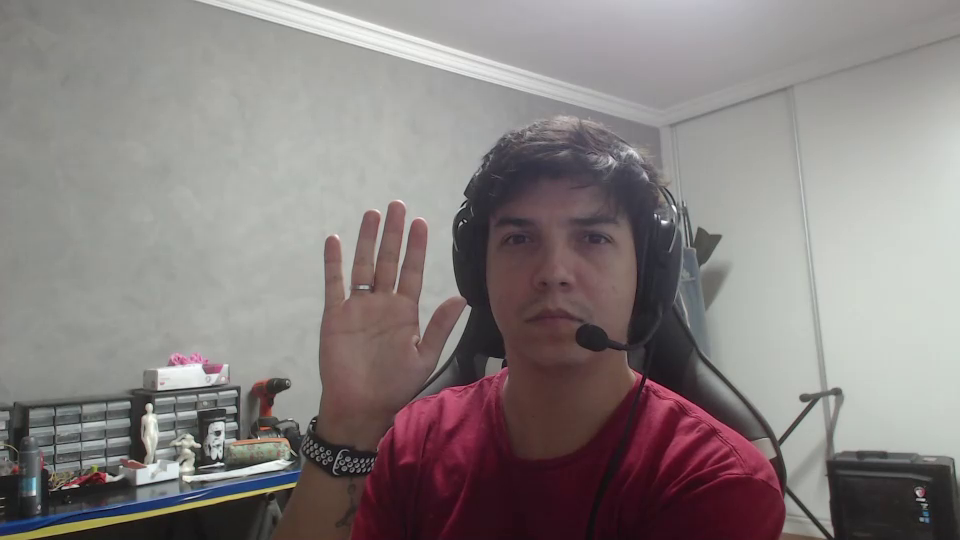
#> input picture frame 14 of video_menor.mp4, 960 x 540 px
$ python fluxo.py
#> lines starting #> are read from the running program, lines starting #| are printed output that depends on the picture
### PedroScripts/classes.py
# Code to Perform Block Matching

import numpy as np
import cv2
import os

debug = True

class Estimador:
    def __init__(self, inicial, final, tamBloco=8, tamAreaBusca=7) -> None:
        self.tamBloco = tamBloco
        self.tamAreaBusca = tamAreaBusca
        self.frameInicial, self.frameFinal = self.lendoEPreparandoImagem(inicial, final)


    # [5 lines left out: function YCrCb2BGR, not called in this run]

    def BGR2YCrCb(self, imagem):
        """
        Converts numpy imagem into from BGR to YCrCb color space
        """
        return cv2.cvtColor(imagem, cv2.COLOR_YCrCb2BGR)

    def segmentarImagem(self, imagem):
        """
        Calcula quantos macroblocos 'cabem' na imagem
        Isso é importante para conseguir cropar a imagem para um tamanho que vai ser bem recebido pelo resto do algoritmo

        @param imagem: I-Frame
        @return: Quantas linhas e colunas, respectivamente, de macroblocos cabem na imagem
        """
        h, w = imagem.shape
        hSegments = int(h / self.tamBloco)
        wSegments = int(w / self.tamBloco)

        return hSegments, wSegments

    def getCentro(self, x, y):
        """
        Transpõe coordenadas do tipo top-left para coordenadas centrais de um bloco

        @param x, y: Coordenadas x e y, respectivamente, do canto superior esquerdo
        @return: Coordenadas x e y, respectivamente, do centro do macrobloco
        """
        return (int(x + self.tamBloco/2), int(y + self.tamBloco/2))

    def getAreaDeBuscaInicial(self, x:int, y:int, frameInicial:np.ndarray) -> np.ndarray:
        """
        Retorna fatia do frame inicial correspondente ao macrobloco na imagem final,
        adicionando um padding de tabAreaBusca pixels em cada direção.

        @param x, y: Coordenadas do canto superior esquerdo no macrobloco atual do frame final
        @param frameInicial: Frame inicial
        @return: ndarray contendo área de busca
        """
        h, w = frameInicial.shape
        cx, cy = self.getCentro(x, y)

        sx = max(0, cx-int(self.tamBloco/2)-self.tamAreaBusca) # ensure search area is in bounds
        sy = max(0, cy-int(self.tamBloco/2)-self.tamAreaBusca) # and get top left corner of search area

        # slice inicialframe within bounds to produce inicialsearch area
        areaBuscaInicial = frameInicial[sy:min(sy+self.tamAreaBusca*2+self.tamBloco, h), sx:min(sx+self.tamAreaBusca*2+self.tamBloco, w)]

        return areaBuscaInicial

    def getMacroblocoFrameInicial(self, p, areaInicial, macroblocoFinal):
        """
        Usa a área de busca para retornar o macrobloco no frame inicial correspondente ao macrobloco no frame final

        @param p: x,y Coordenadas do CENTRO do macrobloco escolhido
        @param areaInicial: Área de busca no frame inicial
        @param macroblocoFinal: macrobloco do frame final, para comparação
        @return: macrobloco que foi removido da área de busca, centrado em p
        """
        px, py = p # coordinates of macroblock center
        px, py = px-int(self.tamBloco/2), py-int(self.tamBloco/2) # get top left corner of macroblock
        px, py = max(0,px), max(0,py) # ensure macroblock is within bounds

        macroblocoInicial = areaInicial[py:py+self.tamBloco, px:px+self.tamBloco] # retrive macroblock from inicialsearch area


        try:
            assert macroblocoInicial.shape == macroblocoFinal.shape # must be same shape

        except Exception as e:
            print(e)
            print(f"ERROR - ABLOCK SHAPE: {macroblocoInicial.shape} != TBLOCK SHAPE: {macroblocoFinal.shape}")

        return macroblocoInicial

    def getMAD(self, blocoA, blocoB):
        """
        Calcula o Mean Absolute Difference entre duas matrizes
        """
        return np.sum(np.abs(np.subtract(blocoA, blocoB)))/(blocoA.shape[0]*blocoA.shape[1])

    def getMelhorBloco(self, macroblocoFinal, areaInicial): #3 Step Search
        """
        Implemented 3 Step Search. Read about it here: https://en.wikipedia.org/wiki/Block-matching_algorithm#Three_Step_Search

        @param macroblocoFinal: macrobloco do frame final
        @param areaInicial: Área de busca no frame inicial
        @return: macrobloco contido na área de busca que apresentou a menor MAD
        """
        step = 4
        ah, aw = areaInicial.shape
        acy, acx = int(ah/2), int(aw/2) # get center of inicialsearch area

        minMAD = float("+inf")
        minP = None

        while step >= 1:
            p1 = (acx, acy)
            p2 = (acx+step, acy)
            p3 = (acx, acy+step)
            p4 = (acx+step, acy+step)
            p5 = (acx-step, acy)
            p6 = (acx, acy-step)
            p7 = (acx-step, acy-step)
            p8 = (acx+step, acy-step)
            p9 = (acx-step, acy+step)
            pointList = [p1,p2,p3,p4,p5,p6,p7,p8,p9] # retrieve 9 search points

            for p in range(len(pointList)):
                macroblocoInicial = self.getMacroblocoFrameInicial(pointList[p], areaInicial, macroblocoFinal) # get inicialmacroblock
                MAD = self.getMAD(macroblocoFinal, macroblocoInicial) # determine MAD
                if MAD < minMAD: # store point with minimum mAD
                    minMAD = MAD
                    minP = pointList[p]

            step = int(step/2)

        px, py = minP # center of inicialblock with minimum MAD
        px, py = px - int(self.tamBloco / 2), py - int(self.tamBloco / 2) # get top left corner of minP
        px, py = max(0, px), max(0, py) # ensure minP is within bounds
        matchBlock = areaInicial[py:py + self.tamBloco, px:px + self.tamBloco] # retrieve best macroblock from inicialsearch area

        return matchBlock


    def construirFrameEstimado(self):
        """
        Itera sobre todos os macroblocos do frameFinal fazendo a estimação e compensação em relação ao frameInicial,
        e cria o frameEstimado a partir da realocação dos macroblocos.
        @return: Frame predito por estimação e compensação de movimento
        """
        h, w = self.frameInicial.shape
        hSegments, wSegments = self.segmentarImagem(self.frameInicial)


        frameEstimado = np.ones((h, w))*255
        bcount = 0
        for y in range(0, int(hSegments*self.tamBloco), self.tamBloco):
            for x in range(0, int(wSegments*self.tamBloco), self.tamBloco):
                bcount+=1
                macroblocoFinal = self.frameFinal[y:y+self.tamBloco, x:x+self.tamBloco] #get current macroblock

                areaDeBuscaInicial = self.getAreaDeBuscaInicial(x, y, self.frameInicial) #get inicialsearch area

                #print("AnchorSearchArea: ", areaDeBuscaInicial.shape)

                macroblocoInicial = self.getMelhorBloco(macroblocoFinal, areaDeBuscaInicial) #get best inicialmacroblock
                frameEstimado[y:y+self.tamBloco, x:x+self.tamBloco] = macroblocoInicial #add inicialblock to estimado frame

                # [6 lines of commented-out code are left out]

        assert bcount == int(hSegments*wSegments) #check all macroblocks are accounted for

        self.frameEstimado = frameEstimado
        return frameEstimado

    def getResidual(self):
        """Create residual frame from inicial,frame - frameEstimado frame"""
        self.frameResidual = np.subtract(self.frameFinal, self.frameEstimado)
        return self.frameResidual

    # >>>>>>>>>>>>>>>>>>>>>>>>>>>.
    # Image Compression
    # return: residual_loss
    # >>>>>>>>>>>>>>>>>>>>>>>>>>>


    # [19 lines left out: functions reconstuirImagem, showImages, getResidualMetric, not called in this run]

    def lendoEPreparandoImagem(self, inicial, final):

        if isinstance(inicial, str) and isinstance(final, str):
            frameInicial = self.BGR2YCrCb(cv2.imread(inicial))[:, :, 0] # get luma component
            frameFinal = self.BGR2YCrCb(cv2.imread(final))[:, :, 0] # get luma component

        elif isinstance(inicial, np.ndarray) and isinstance(final, np.ndarray):
            frameInicial = self.BGR2YCrCb(inicial)[:, :, 0] # get luma component
            frameFinal = self.BGR2YCrCb(final)[:, :, 0] # get luma component

        else:
            raise ValueError

        #resize frame to fit segmentation
        hSegments, wSegments = self.segmentarImagem(frameInicial)
        frameInicial = cv2.resize(frameInicial, (int(wSegments*self.tamBloco), int(hSegments*self.tamBloco)))
        frameFinal = cv2.resize(frameFinal, (int(wSegments*self.tamBloco), int(hSegments*self.tamBloco)))

        #if debug:
            #print(f"A SIZE: {frameInicial.shape}")
            #print(f"T SIZE: {frameFinal.shape}")


        return (frameInicial, frameFinal)

# [40 lines left out: function main, not called in this run]

# [7 lines that do not run on import are left out]

### fluxo.py
from PedroScripts.classes import *
from compress import *
import cv2
from tqdm import tqdm


'''anchorPath = "testImages/frame12.png"
targetPath = "testImages/frame13.png"
est = Estimador(anchorPath,targetPath)'''

TAMANHO_BLOCO = 24
FATOR_COMPRESSAO = 50
TAMANHO_AREA_BUSCA = 7

OUTPUT_FOLDER = 'vinframes/'

video = cv2.VideoCapture('video_menor.mp4')
n_pFrames = 4
frame_width = int(video.get(cv2.CAP_PROP_FRAME_WIDTH))
frame_height = int(video.get(cv2.CAP_PROP_FRAME_HEIGHT))

videofps = video.get(cv2.CAP_PROP_FPS)
videoframecount = int(video.get(cv2.CAP_PROP_FRAME_COUNT))

#Lendo o primeiro frame para pegar alguns metadados
ok, i_frame = video.read()
#> i_frame is the input picture: shape (540, 960, 3); mean B, G, R 127.6, 128.4, 135.9
estimador = Estimador(i_frame, i_frame, TAMANHO_BLOCO, TAMANHO_AREA_BUSCA)
#> in BGR2YCrCb, `return cv2.cvtColor(imagem, cv2.COLOR_YCrCb2BGR)`:
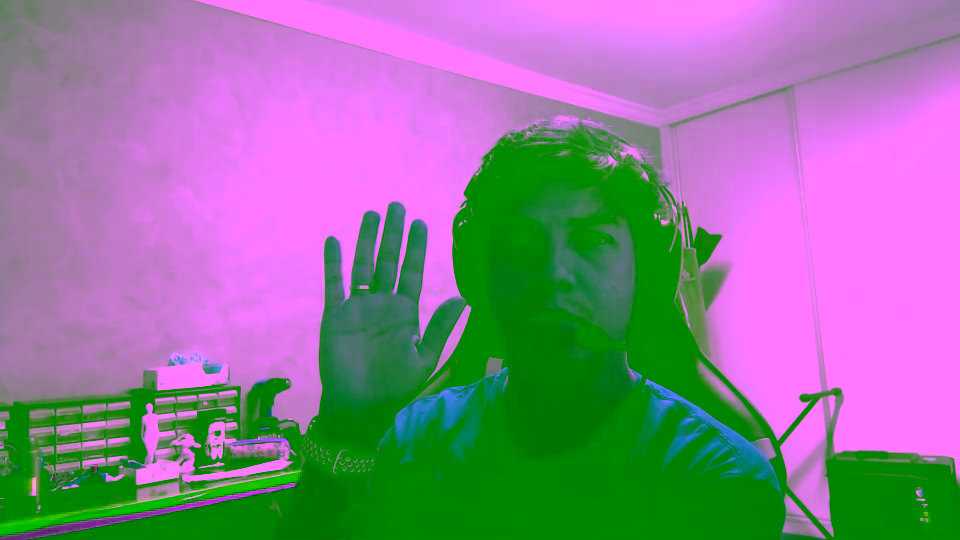
#> returned value: shape (540, 960, 3); mean B, G, R 148.8, 124.7, 140.5
#> in lendoEPreparandoImagem, `frameInicial = self.BGR2YCrCb(inicial)[:, :, 0]`:
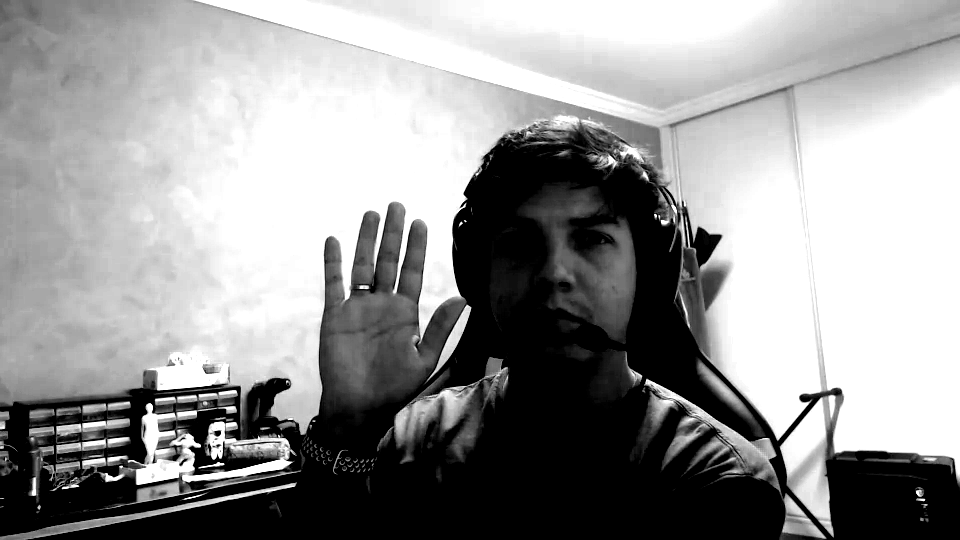
#> frameInicial: shape (540, 960); min 0, max 255, mean 148.8
#> in lendoEPreparandoImagem, `hSegments, wSegments = self.segmentarImagem(frameInicial)`: hSegments = 22; wSegments = 40
height, width = estimador.frameInicial.shape
#> height = 528; width = 960
#cv2.imwrite(f'{output_folder}{4*"0"}i.png',i_frame)


# Define the codec and create VideoWriter object
fourcc = cv2.VideoWriter_fourcc(*'fmp4') # Be sure to use lower case

for i in tqdm(range(1,videoframecount-1)):
    ok, cur_frame = video.read()
    if i%n_pFrames == 0:
        i_frame = cur_frame
        estimador = Estimador(i_frame, cur_frame, TAMANHO_BLOCO, TAMANHO_AREA_BUSCA)
        cv2.imwrite(f'{output_folder}{i:04}i.jpeg',estimador.frameInicial)
        cv2.imshow('janela', estimador.frameInicial)
    else:
        estimador = Estimador(i_frame, cur_frame, TAMANHO_BLOCO, TAMANHO_AREA_BUSCA)
        frameEstimado = estimador.construirFrameEstimado()
        residual = estimador.getResidual()

#> (the run stopped early here; a loop or call above may not have finished)

$ run again, starting later in the video
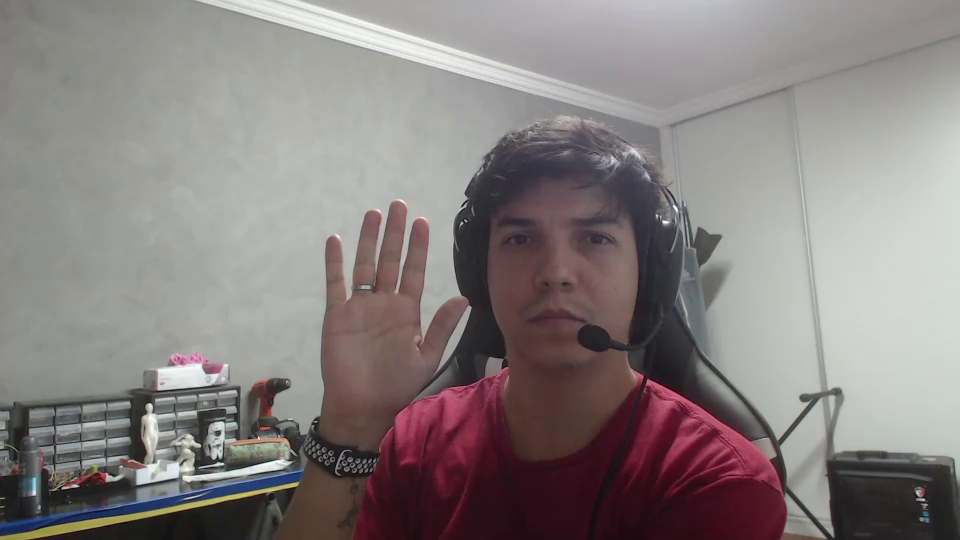
#> input picture frame 63 of video_menor.mp4, 960 x 540 px
#> i_frame is the input picture: shape (540, 960, 3); mean B, G, R 127.7, 128.4, 135.8
#> in BGR2YCrCb, `return cv2.cvtColor(imagem, cv2.COLOR_YCrCb2BGR)`:
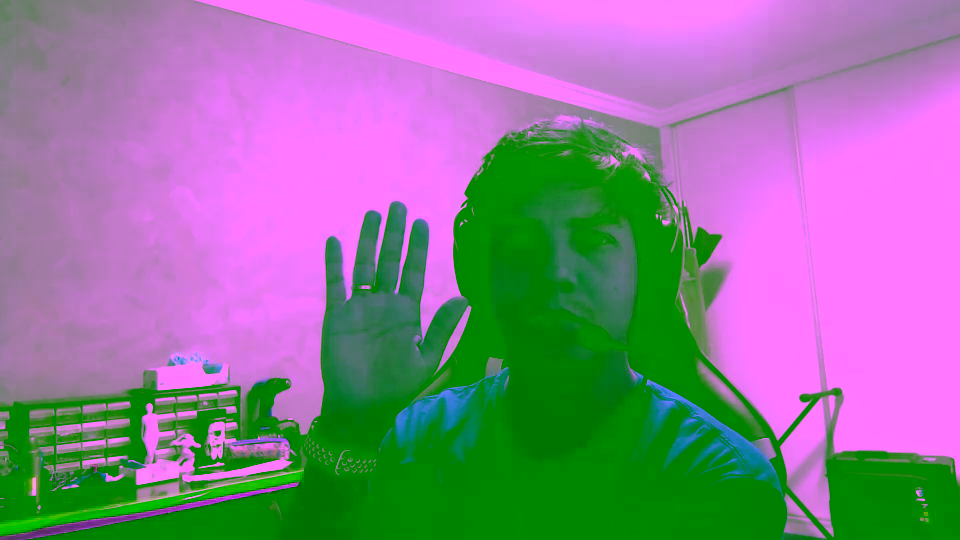
#> returned value: shape (540, 960, 3); mean B, G, R 148.8, 124.7, 140.6
#> in lendoEPreparandoImagem, `frameInicial = self.BGR2YCrCb(inicial)[:, :, 0]`:
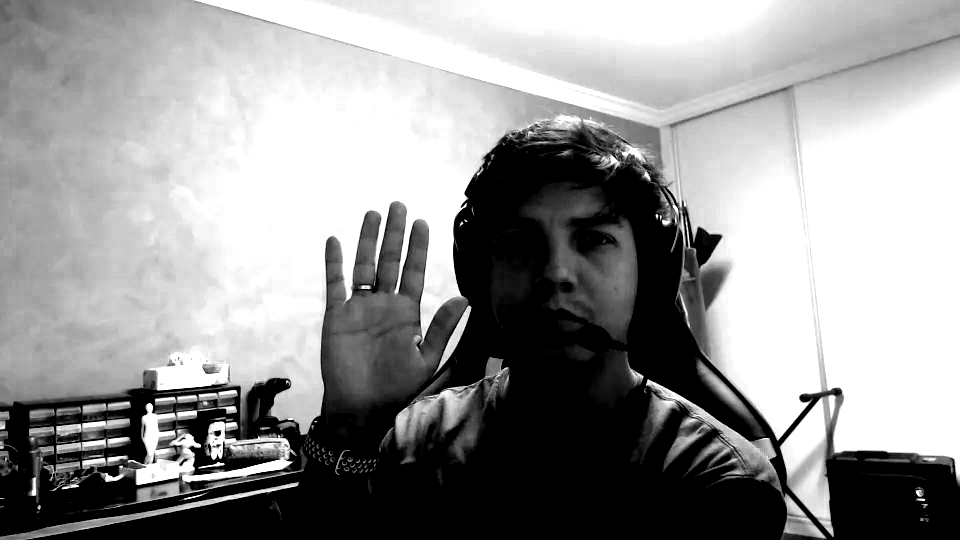
#> frameInicial: shape (540, 960); min 0, max 255, mean 148.8
#> in lendoEPreparandoImagem, `hSegments, wSegments = self.segmentarImagem(frameInicial)`: hSegments = 22; wSegments = 40

$ run again, starting later in the video
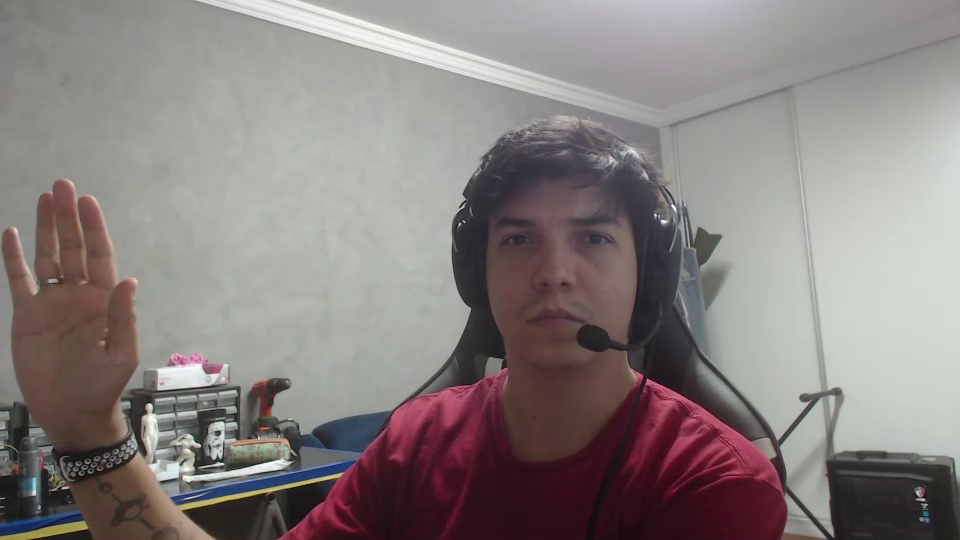
#> input picture frame 113 of video_menor.mp4, 960 x 540 px
#> i_frame is the input picture: shape (540, 960, 3); mean B, G, R 127.4, 128.4, 136.6
#> in BGR2YCrCb, `return cv2.cvtColor(imagem, cv2.COLOR_YCrCb2BGR)`:
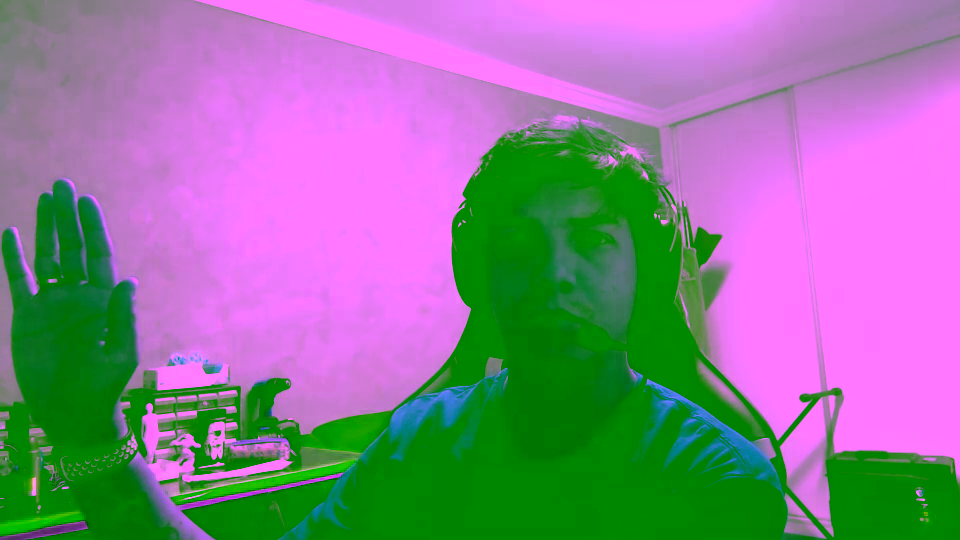
#> returned value: shape (540, 960, 3); mean B, G, R 149.1, 124.2, 140.4
#> in lendoEPreparandoImagem, `frameInicial = self.BGR2YCrCb(inicial)[:, :, 0]`:
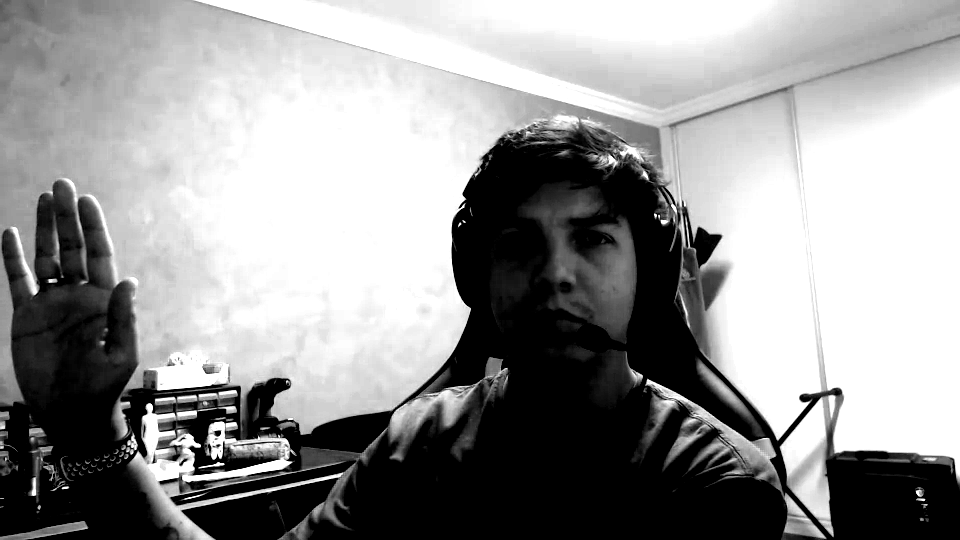
#> frameInicial: shape (540, 960); min 0, max 255, mean 149.1
#> in lendoEPreparandoImagem, `hSegments, wSegments = self.segmentarImagem(frameInicial)`: hSegments = 22; wSegments = 40
